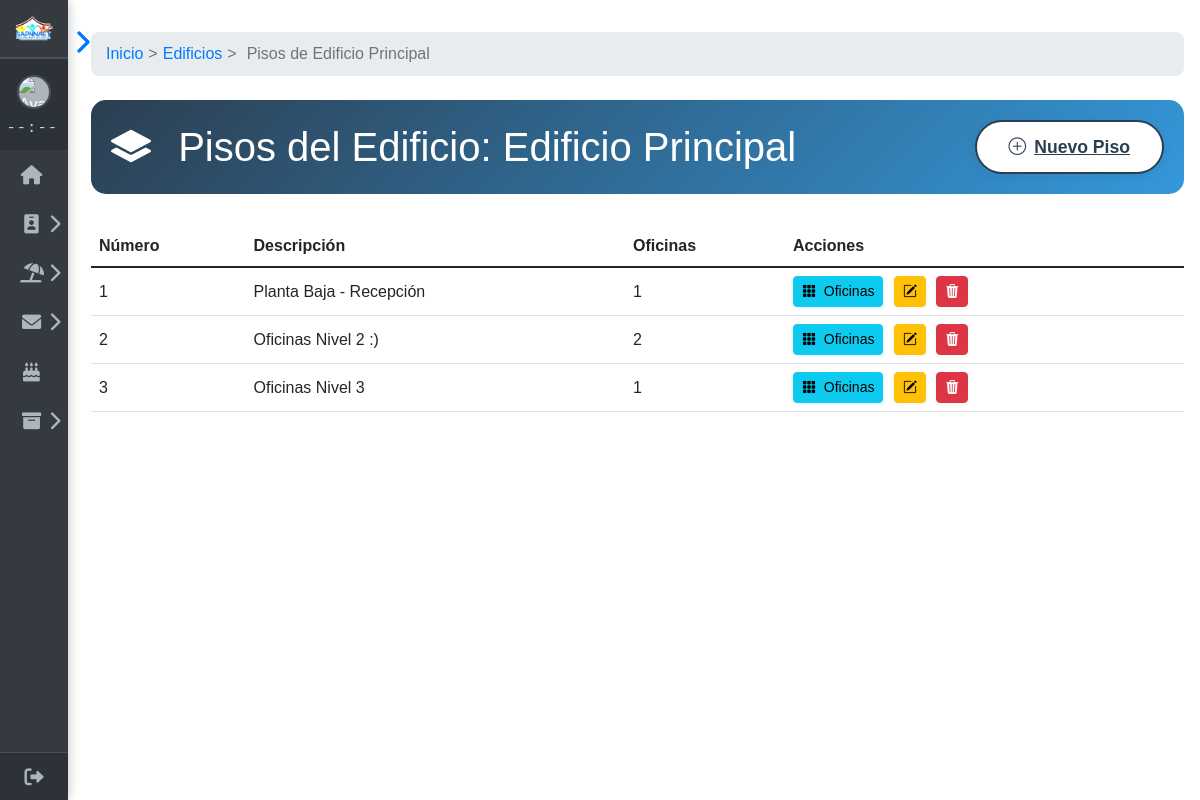
/inicio/Archivero/ubicaciones/pisos.php?edificio_id=1, run on the app's committed database.
### tables this page shows
CREATE TABLE `edificios` (
  `id` int NOT NULL AUTO_INCREMENT,
  `nombre` varchar(50) NOT NULL,
  `direccion` text,
  PRIMARY KEY (`id`)
);

CREATE TABLE `pisos` (
  `id` int NOT NULL AUTO_INCREMENT,
  `edificio_id` int NOT NULL,
  `numero` varchar(10) NOT NULL,
  `descripcion` varchar(100) DEFAULT NULL,
  PRIMARY KEY (`id`),
  KEY `edificio_id` (`edificio_id`)
);

### inicio/Archivero/conexion_archivero.php (called while the page is built, shortened)
<?php
$servidor = "localhost";
$usuario = "root";
$contraseña = "";
$basedatos = "rrhh";
$conexion = new mysqli($servidor, $usuario, $contraseña, $basedatos);
function obtenerEdificio($id) {
    global $conexion;
    $stmt = $conexion->prepare("SELECT * FROM edificios WHERE id = ?");
    $stmt->bind_param('i', $id);
    $stmt->execute();
    $result = $stmt->get_result();
    return $result->fetch_assoc() ?? die("Edificio no encontrado");
}
?>

### inicio/Archivero/ubicaciones/pisos.php (the view, shortened to what this page needs)
<?php
require('../conexion_archivero.php');
$edificio_id = $_GET['edificio_id'];
$edificio = obtenerEdificio($edificio_id);
$query = "SELECT p.*,
            (SELECT COUNT(*) FROM oficinas WHERE piso_id = p.id) AS total_oficinas
          FROM pisos p
          WHERE p.edificio_id = ?
          ORDER BY p.numero";
$stmt = $conexion->prepare($query);
$stmt->bind_param('i', $edificio_id);
$stmt->execute();
$result = $stmt->get_result();
require $_SERVER['DOCUMENT_ROOT']."/proyecto/inicio/sidebar.php";
?>
<!DOCTYPE html>
<html lang="es">
<head>
    <link href="https://cdn.jsdelivr.net/npm/bootstrap@5.1.3/dist/css/bootstrap.min.css" rel="stylesheet">
    <link rel="stylesheet" href="https://cdn.jsdelivr.net/npm/bootstrap-icons@1.11.3/font/bootstrap-icons.min.css">
    <link href="https://cdnjs.cloudflare.com/ajax/libs/font-awesome/6.0.0-beta3/css/all.min.css" rel="stylesheet">
</head>
<body>
    <?php include $_SERVER['DOCUMENT_ROOT']."/proyecto/inicio/sidebar.php"; ?>
    <div class="main-content" id="main-content">
        <div class="breadcrumbs">
            <a href="../mostrar_archivos.php">Inicio</a>
            <span>&gt;</span>
            <a href="index.php">Edificios</a>
            <span>&gt;</span>
            <span>Pisos de <?= htmlspecialchars($edificio['nombre']) ?></span>
        </div>
        <div class="header-section">
            <h1 class="mb-0">
                <i class="bi bi-layers-fill me-3"></i> Pisos del Edificio: <?= htmlspecialchars($edificio['nombre']) ?>
            </h1>
            <a href="forms/piso_form.php?edificio_id=<?= $edificio_id ?>" class="btn-add-new">
                <i class="bi bi-plus-circle me-2"></i>Nuevo Piso
            </a>
        </div>
        <div class="table-responsive">
            <table class="table table-hover align-middle">
                <thead>
                    <tr>
                        <th>Número</th>
                        <th>Descripción</th>
                        <th>Oficinas</th>
                        <th>Acciones</th>
                    </tr>
                </thead>
                <tbody>
                    <?php if ($result->num_rows > 0): ?>
                        <?php while ($piso = $result->fetch_assoc()): ?>
                        <tr>
                            <td><?= htmlspecialchars($piso['numero']) ?></td>
                            <td><?= htmlspecialchars($piso['descripcion']) ?></td>
                            <td><?= $piso['total_oficinas'] ?></td>
                            <td>
                                <a href="oficinas.php?piso_id=<?= $piso['id'] ?>" class="btn btn-sm btn-info action-btn" title="Ver Oficinas">
                                    <i class="bi bi-grid-3x3-gap-fill me-1"></i> Oficinas
                                </a>
                                <a href="forms/piso_form.php?id=<?= $piso['id'] ?>" class="btn btn-sm btn-warning action-btn" title="Editar">
                                    <i class="bi bi-pencil-square"></i>
                                </a>
                                <a href="acciones/eliminar_piso.php?id=<?= $piso['id'] ?>"
                                   class="btn btn-sm btn-danger action-btn"
                                   onclick="return confirm('¿Eliminar este piso y todas sus oficinas?')"
                                   title="Eliminar">
                                    <i class="bi bi-trash3-fill"></i>
                                </a>
                            </td>
                        </tr>
                        <?php endwhile; ?>
                    <?php endif; ?>
                </tbody>
            </table>
        </div>
    </div>
</body>
</html>

### inicio/sidebar.php (style rules this page uses)
body { margin: 0; font-family: 'Arial', sans-serif; }

### inicio/Archivero/ubicaciones/pisos.php (style rules this page uses)
body { margin: 0; font-family: 'Arial', sans-serif; }
.main-content { margin-left: 190px; padding: 2rem 1rem; transition: margin-left 0.3s; }
.sidebar.collapsed ~ .main-content { margin-left: 75px; }
.header-section { background: linear-gradient(135deg, #2c3e50, #3498db); color: white; border-radius: 15px; padding: 20px; margin-bottom: 2rem; display: flex; justify-content: space-between; align-items: center; }
.btn-add-new { background: #fff; color: #2c3e50 !important; border-radius: 50px; padding: 12px 32px; font-weight: 600; font-size: 1.1rem; border: 2px solid #2c3e50; box-shadow: 0 2px 8px rgba(44,62,80,0.08); transition: background 0.2s, color 0.2s, border 0.2s, transform 0.2s; display: inline-flex; align-items: center; }
.table thead { background: #2c3e50; color: #fff; }
.table td, .table th { vertical-align: middle; }
.action-btn { border: none; border-radius: 50px; padding: 7px 16px; font-size: 1.1rem; font-weight: 500; margin-right: 6px; transition: transform 0.2s; box-shadow: 0 1px 4px rgba(44,62,80,0.07); display: inline-flex; align-items: center; }
.breadcrumbs { background: #e9ecef; padding: 10px 15px; border-radius: 8px; margin-bottom: 1.5rem; display: flex; align-items: center; flex-wrap: wrap; }
.breadcrumbs a { color: #007bff; text-decoration: none; font-weight: 500; }
.breadcrumbs span { color: #6c757d; margin: 0 5px; }

### data on the page
edificios: nombre "Edificio Principal"
pisos: numero "1", descripcion "Planta Baja - Recepción", total_oficinas "1"
pisos: numero "2", descripcion "Oficinas Nivel 2 :)", total_oficinas "2"
pisos: numero "3", descripcion "Oficinas Nivel 3", total_oficinas "1"
